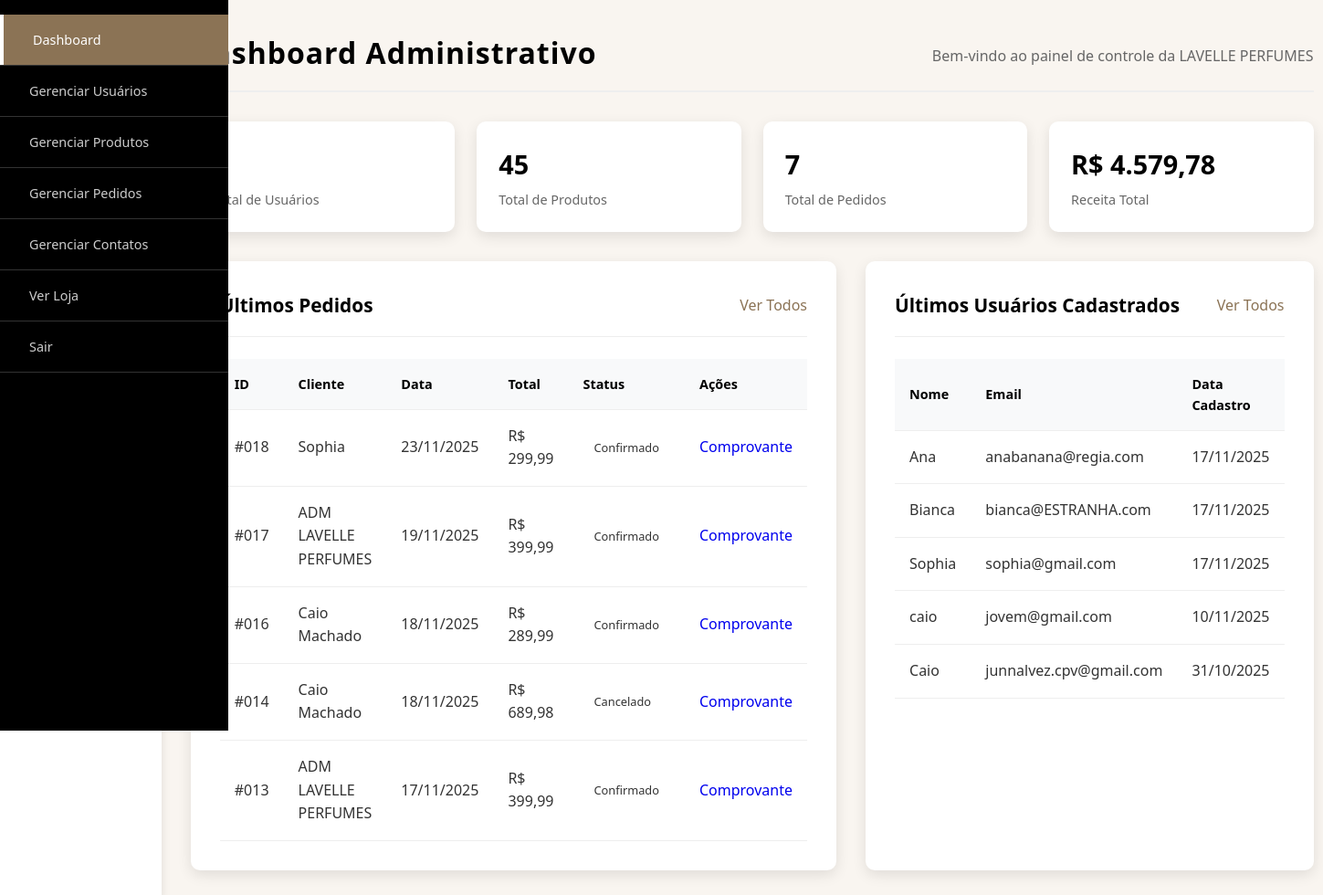
Before: /admin/dashboard.php (signed in) with the older database file.
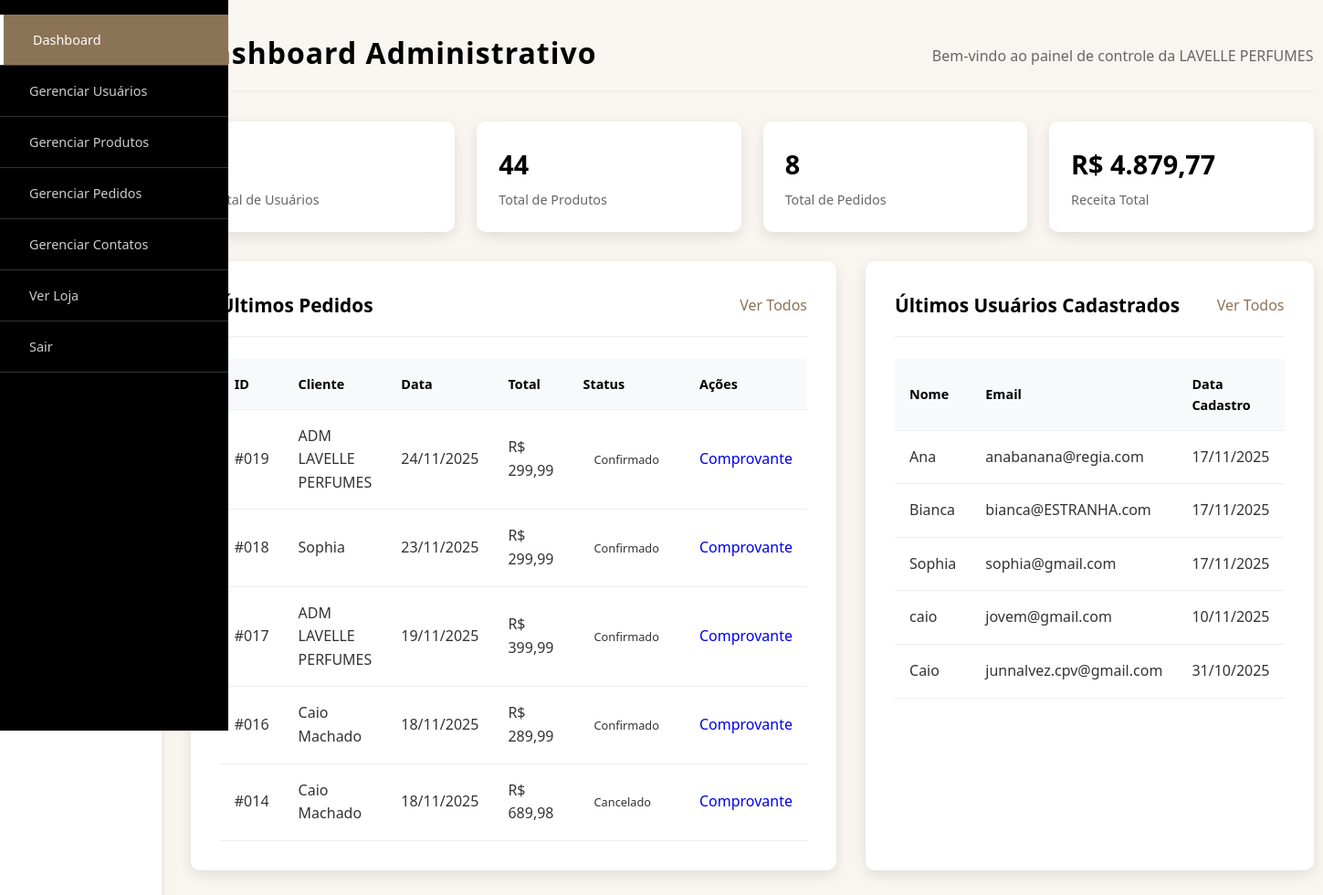
After: the same page with the newer database file.
### tables this page shows
CREATE TABLE `pedidos` (
  `id` int(11) NOT NULL,
  `usuario_id` int(11) NOT NULL,
  `data_pedido` datetime DEFAULT current_timestamp(),
  `total` decimal(10,2) NOT NULL,
  `status` varchar(50) DEFAULT NULL,
  `metodo_pagamento` varchar(50) DEFAULT NULL,
  `endereco_entrega` text DEFAULT NULL,
  `created_at` timestamp NOT NULL DEFAULT current_timestamp()
);

CREATE TABLE `usuarios` (
  `id` int(11) NOT NULL,
  `nome` varchar(100) NOT NULL,
  `email` varchar(150) NOT NULL,
  `senha` varchar(255) NOT NULL,
  `data_cadastro` timestamp NOT NULL DEFAULT current_timestamp(),
  `telefone` varchar(20) DEFAULT NULL,
  `endereco` text DEFAULT NULL,
  `cidade` varchar(100) DEFAULT NULL,
  `estado` varchar(50) DEFAULT NULL,
  `cep` varchar(10) DEFAULT NULL,
  `foto_perfil` varchar(255) DEFAULT NULL,
  `created_at` timestamp NOT NULL DEFAULT current_timestamp()
);

### admin/dashboard.php (the view, shortened to what the changed rows need)
<?php
$database = new Database();
$db = $database->getConnection();
$total_usuarios = 0;
$total_produtos = 0;
$total_pedidos = 0;
$receita_total = 0;
$ultimos_usuarios = [];
$ultimos_pedidos = [];
try {
    $query_usuarios = "SELECT COUNT(*) as total FROM usuarios";
    $stmt_usuarios = $db->prepare($query_usuarios);
    $stmt_usuarios->execute();
    $total_usuarios = $stmt_usuarios->fetch(PDO::FETCH_ASSOC)['total'];
} catch(PDOException $e) {
    $total_usuarios = 0;
}
try {
    $query_produtos = "SELECT COUNT(*) as total FROM produtos";
    $stmt_produtos = $db->prepare($query_produtos);
    $stmt_produtos->execute();
    $total_produtos = $stmt_produtos->fetch(PDO::FETCH_ASSOC)['total'];
} catch(PDOException $e) {
    $total_produtos = 0;
}
try {
    $query_pedidos = "SELECT COUNT(*) as total, COALESCE(SUM(total), 0) as receita FROM pedidos";
    $stmt_pedidos = $db->prepare($query_pedidos);
    $stmt_pedidos->execute();
    $result_pedidos = $stmt_pedidos->fetch(PDO::FETCH_ASSOC);
    $total_pedidos = $result_pedidos['total'];
    $receita_total = $result_pedidos['receita'];
} catch(PDOException $e) {
    $total_pedidos = 0;
    $receita_total = 0;
}
try {
    $query_ultimos_usuarios = "SELECT nome, email, created_at FROM usuarios ORDER BY created_at DESC LIMIT 5";
    $stmt_ultimos_usuarios = $db->prepare($query_ultimos_usuarios);
    $stmt_ultimos_usuarios->execute();
    $ultimos_usuarios = $stmt_ultimos_usuarios->fetchAll(PDO::FETCH_ASSOC);
} catch(PDOException $e) {
    $ultimos_usuarios = [];
}
try {
    $query_ultimos_pedidos = "
        SELECT p.id, p.data_pedido, p.total, p.status, u.nome as cliente_nome
        FROM pedidos p
        LEFT JOIN usuarios u ON p.usuario_id = u.id
        ORDER BY p.data_pedido DESC LIMIT 5
    ";
    $stmt_ultimos_pedidos = $db->prepare($query_ultimos_pedidos);
    $stmt_ultimos_pedidos->execute();
    $ultimos_pedidos = $stmt_ultimos_pedidos->fetchAll(PDO::FETCH_ASSOC);
} catch(PDOException $e) {
    $ultimos_pedidos = [];
}
include 'includes/header.php';
include 'includes/sidebar.php';
?>
<div class="main-content">
    <div class="page-header">
        <h1>Dashboard Administrativo</h1>
    </div>
    <div class="stats-grid">
        <div class="stat-card">
            <div class="stat-info">
                <div class="stat-number"><?php echo $total_produtos; ?></div>
                <div class="stat-label">Total de Produtos</div>
            </div>
        </div>
        <div class="stat-card">
            <div class="stat-info">
                <div class="stat-number"><?php echo $total_pedidos; ?></div>
                <div class="stat-label">Total de Pedidos</div>
            </div>
        </div>
        <div class="stat-card">
            <div class="stat-info">
                <div class="stat-number">R$ <?php echo number_format($receita_total, 2, ',', '.'); ?></div>
                <div class="stat-label">Receita Total</div>
            </div>
        </div>
    </div>
    <div class="content-grid">
        <div class="content-card">
            <div class="card-header">
                <h2>Últimos Pedidos</h2>
            </div>
            <div class="table-responsive">
                <?php if(!empty($ultimos_pedidos)): ?>
                    <table class="data-table">
                        <thead>
                            <tr>
                                <th>ID</th>
                                <th>Cliente</th>
                                <th>Data</th>
                                <th>Total</th>
                                <th>Status</th>
                                <th>Ações</th>
                            </tr>
                        </thead>
                        <tbody>
                            <?php foreach($ultimos_pedidos as $pedido): ?>
                            <tr>
                                <td>#<?php echo str_pad($pedido['id'], 3, '0', STR_PAD_LEFT); ?></td>
                                <td><?php echo htmlspecialchars($pedido['cliente_nome']); ?></td>
                                <td><?php echo date('d/m/Y', strtotime($pedido['data_pedido'])); ?></td>
                                <td>R$ <?php echo number_format($pedido['total'], 2, ',', '.'); ?></td>
                                <td>
                                    <span class="status-badge status-<?php echo $pedido['status']; ?>">
                                        <?php echo ucfirst($pedido['status']); ?>
                                    </span>
                                </td>
                                <td>
                                    <a href="?gerar_comprovante=<?php echo $pedido['id']; ?>" class="btn-small btn-success">Comprovante</a>
                                </td>
                            </tr>
                            <?php endforeach; ?>
                        </tbody>
                    </table>
                <?php else: ?>
                    <p style="text-align: center; color: #666; padding: 2rem;">
                        Nenhum pedido encontrado.
                    </p>
                <?php endif; ?>
            </div>
        </div>
        <div class="content-card">
            <div class="card-header">
                <h2>Últimos Usuários Cadastrados</h2>
            </div>
            <div class="table-responsive">
                <?php if(!empty($ultimos_usuarios)): ?>
                    <table class="data-table">
                        <thead>
                            <tr>
                                <th>Nome</th>
                                <th>Email</th>
                                <th>Data Cadastro</th>
                            </tr>
                        </thead>
                        <tbody>
                            <?php foreach($ultimos_usuarios as $usuario): ?>
                            <tr>
                                <td><?php echo htmlspecialchars($usuario['nome']); ?></td>
                                <td><?php echo htmlspecialchars($usuario['email']); ?></td>
                                <td>
                                    <?php
                                    if(isset($usuario['created_at'])) {
                                        echo date('d/m/Y', strtotime($usuario['created_at']));
                                    } else {
                                        echo 'N/A';
                                    }
                                    ?>
                                </td>
                            </tr>
                            <?php endforeach; ?>
                        </tbody>
                    </table>
                <?php else: ?>
                    <p style="text-align: center; color: #666; padding: 2rem;">
                        <?php echo $total_usuarios === 0 ? 'Nenhum usuário cadastrado.' : 'Erro ao carregar usuários.'; ?>
                    </p>
                <?php endif; ?>
            </div>
        </div>
<?php include 'includes/footer.php'; ?>

Changed rows visible on the page:
no longer on this page (row unchanged): pedidos: id "013", usuario.nome "ADM LAVELLE PERFUMES", data_pedido "17/11/2025", total "399,99", status "Confirmado"
added pedidos: id "019", usuario.nome "ADM LAVELLE PERFUMES", data_pedido "24/11/2025", total "299,99", status "Confirmado"
Other visible differences:
$total_produtos: "45" → "44"
$total_pedidos: "7" → "8"
$receita_total: "4.579,78" → "4.879,77"
